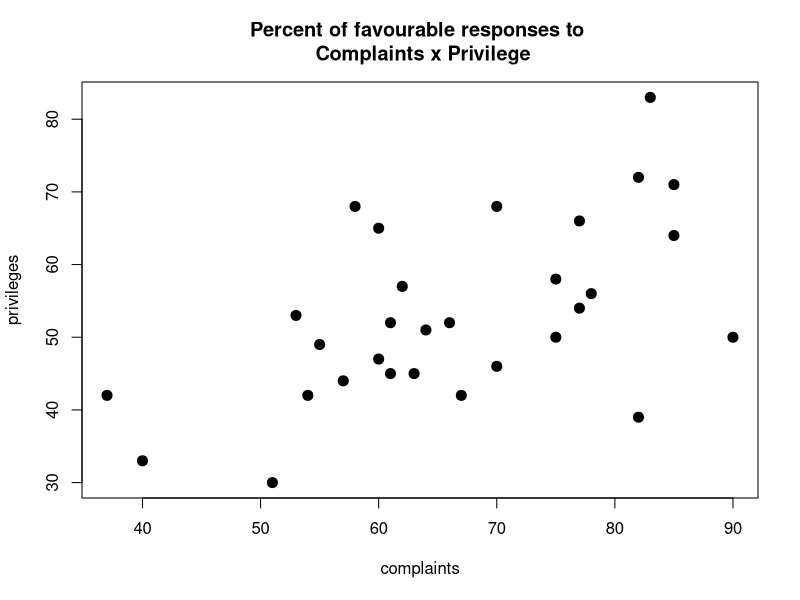
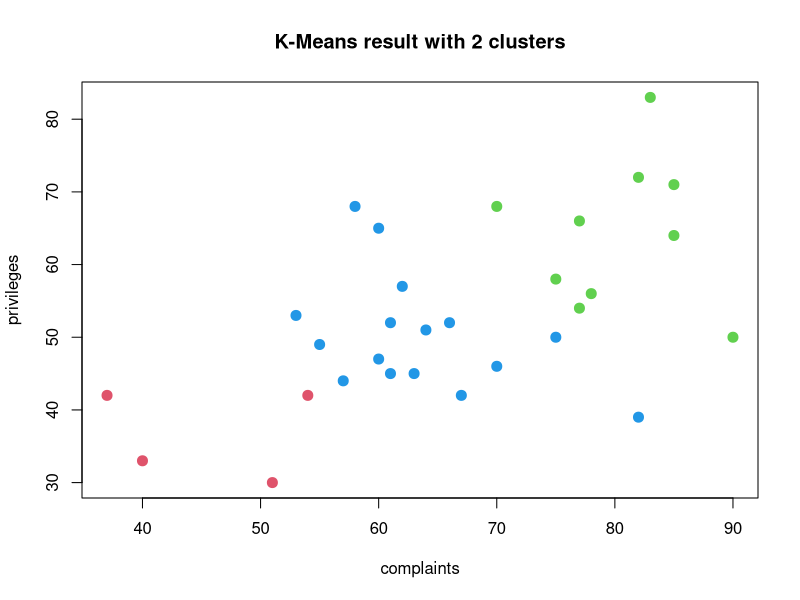
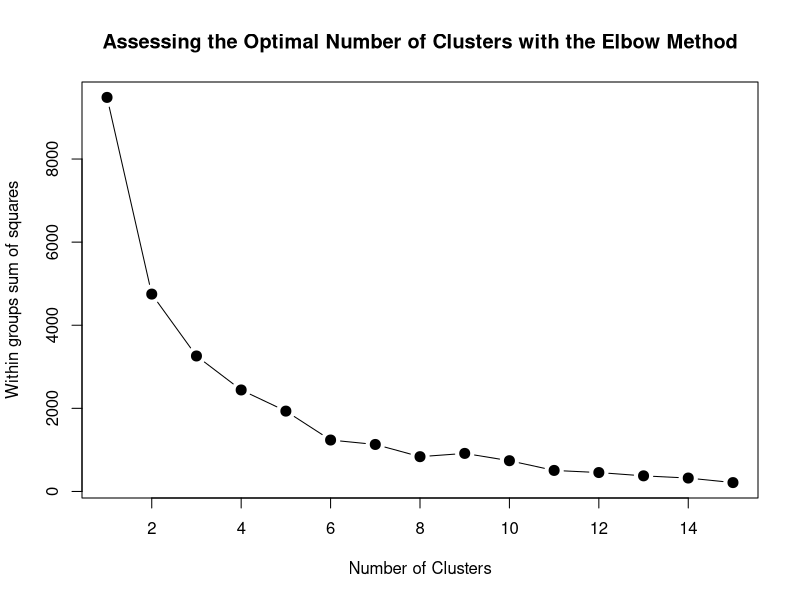
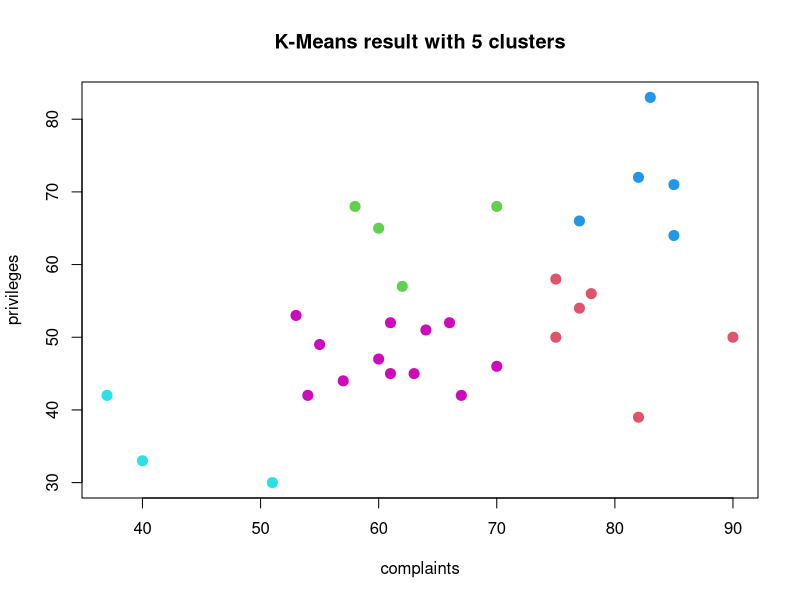

The R source for these figures, in order:
# Unsupervised machine learning using K-Means clustering
# The dataset Chatterjee-Price Attitude Dat is a survey of clerical employees of a large financial organization

# Load necessary libraries
library(datasets)

# Inspect data structure
str(attitude)

# Summarise data
# The dataset gives the percent of favourable responses to seven questions in each department 
summary(attitude)

# We re going to cluster the attitude dataset with the responses from all departments when
# it comes to complaints and privileges and we would like to understand whether there
# are shared characteristics among certain departments when it comes to these two variables.

# Subset the attitude data (complaints and privileges)
dat = attitude[,c(2,3)]

# Plot subset data
plot(dat, main = "Percent of favourable responses to \n Complaints x Privilege", pch =20, cex =2)

# Applying K-Means clustering to try to assign each department to a specific number of clusters that are similar

# Perform K-Means with 2 clusters
set.seed(7)
km1 = kmeans(dat, 3, nstart=100)

# Plot results
plot(dat, col =(km1$cluster +1) , main="K-Means result with 2 clusters", pch=20, cex=2)

# Elbow method to examine the dissimilarity within the cluster and identifiy the optimal number of clusters 
mydata <- dat
wss <- (nrow(mydata)-1)*sum(apply(mydata,2,var))

for (i in 2:15) wss[i] <- sum(kmeans(mydata, centers=i)$withinss)
plot(1:15, wss, type="b", xlab="Number of Clusters",
     ylab="Within groups sum of squares",
     main="Assessing the Optimal Number of Clusters with the Elbow Method",
     pch=20, cex=2)

# We notice that after 5 clusters the observed difference in the within-cluster dissimilarity is not substantial. 
# Run K-Means with the optimal number of clusters identified from the Elbow method
set.seed(7)
km2 = kmeans(dat, 5, nstart=100)

# Examine the result of the clustering algorithm
km2

# Plot results
plot(dat, col =(km2$cluster +1) , main="K-Means result with 5 clusters", pch=20, cex=2)
